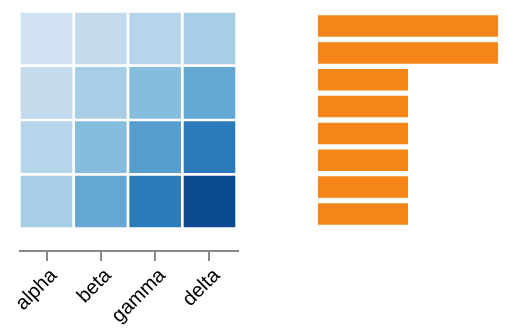

Express this chart as Vega-Lite.
### Vega specification from a JSON file in a GitHub repository (floating-point values rounded to 4 significant figures)
{"$schema": "https://vega.github.io/schema/vega/v6.json", "description": "A heatmap built by crossing a list with itself, and a word-count bar chart from countpattern beside it.", "width": 240, "height": 120, "padding": 5, "data": [{"name": "keys", "values": [{"k": "alpha", "n": 1}, {"k": "beta", "n": 2}, {"k": "gamma", "n": 3}, {"k": "delta", "n": 4}]}, {"name": "matrix", "source": "keys", "transform": [{"type": "cross", "as": ["row", "col"]}, {"type": "formula", "expr": "datum.row.n * datum.col.n", "as": "weight"}, {"type": "formula", "expr": "datum.row.k", "as": "rowKey"}, {"type": "formula", "expr": "datum.col.k", "as": "colKey"}]}, {"name": "words", "values": [{"t": "the quick brown fox jumps over the lazy dog"}, {"t": "the dog barks and the fox runs"}], "transform": [{"type": "countpattern", "field": "t", "stopwords": "the|and|over"}, {"type": "collect", "sort": {"field": "count", "order": "descending"}}]}], "scales": [{"name": "x", "type": "band", "domain": {"data": "matrix", "field": "colKey"}, "range": [0, 110], "padding": 0.05}, {"name": "y", "type": "band", "domain": {"data": "matrix", "field": "rowKey"}, "range": [0, 110], "padding": 0.05}, {"name": "heat", "type": "linear", "domain": {"data": "matrix", "field": "weight"}, "range": {"scheme": "blues"}}, {"name": "wy", "type": "band", "domain": {"data": "words", "field": "text"}, "range": [0, 110], "padding": 0.2}, {"name": "wx", "type": "linear", "domain": {"data": "words", "field": "count"}, "range": [150, 240]}], "axes": [{"orient": "bottom", "scale": "x", "labelAngle": -45, "labelAlign": "right"}], "marks": [{"type": "rect", "from": {"data": "matrix"}, "encode": {"enter": {"x": {"scale": "x", "field": "colKey"}, "width": {"scale": "x", "band": 1}, "y": {"scale": "y", "field": "rowKey"}, "height": {"scale": "y", "band": 1}, "fill": {"scale": "heat", "field": "weight"}}}}, {"type": "rect", "from": {"data": "words"}, "encode": {"enter": {"y": {"scale": "wy", "field": "text"}, "height": {"scale": "wy", "band": 1}, "x": {"value": 150}, "x2": {"scale": "wx", "field": "count"}, "fill": {"value": "#f58518"}}}}]}
